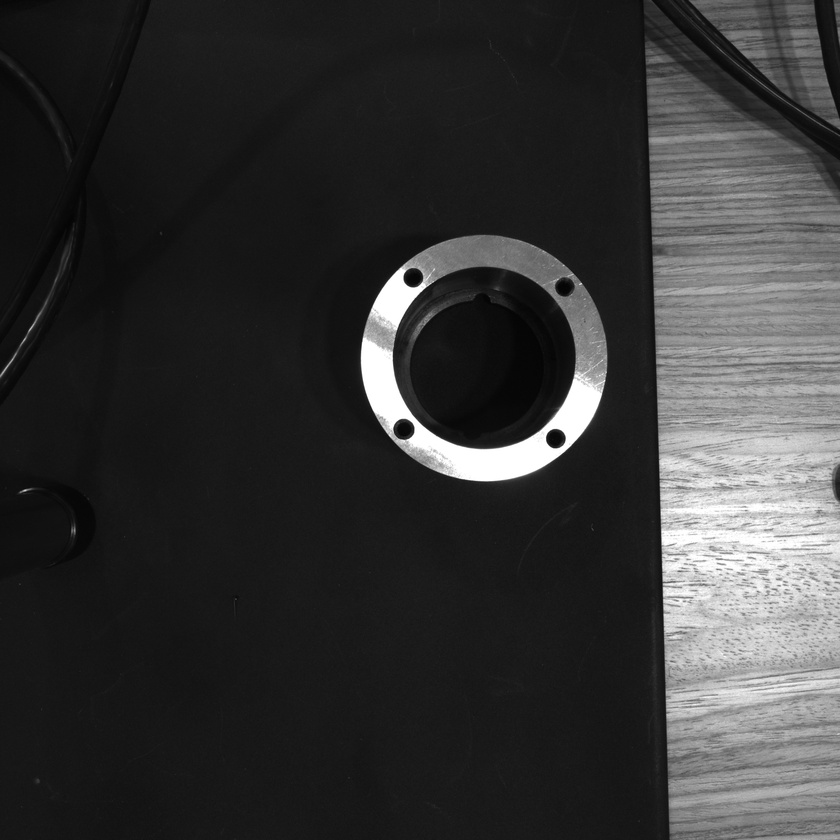
#> input picture tools/right.jpg, 840 x 840 px, shrunk from 5120 x 5120 before the run
$ python measure.py
#> lines starting #> are read from the running program, lines starting #| are printed output that depends on the picture; after the words box and inside, x2 and y2 are one past the last pixel; in counts of white or black regions, pixels touching at a corner belong together; long printed decimals are rounded
import cv2
import numpy as np
import math

# 读取灰度图
img = cv2.imread("tools/right.jpg", cv2.IMREAD_GRAYSCALE)
#> img is the input picture: shape (840, 840); min 3, max 255, mean 53.8

# 高斯模糊去噪
blur = cv2.GaussianBlur(img, (5, 5), 0)

# Canny 边缘检测
edges = cv2.Canny(blur, 50, 150)
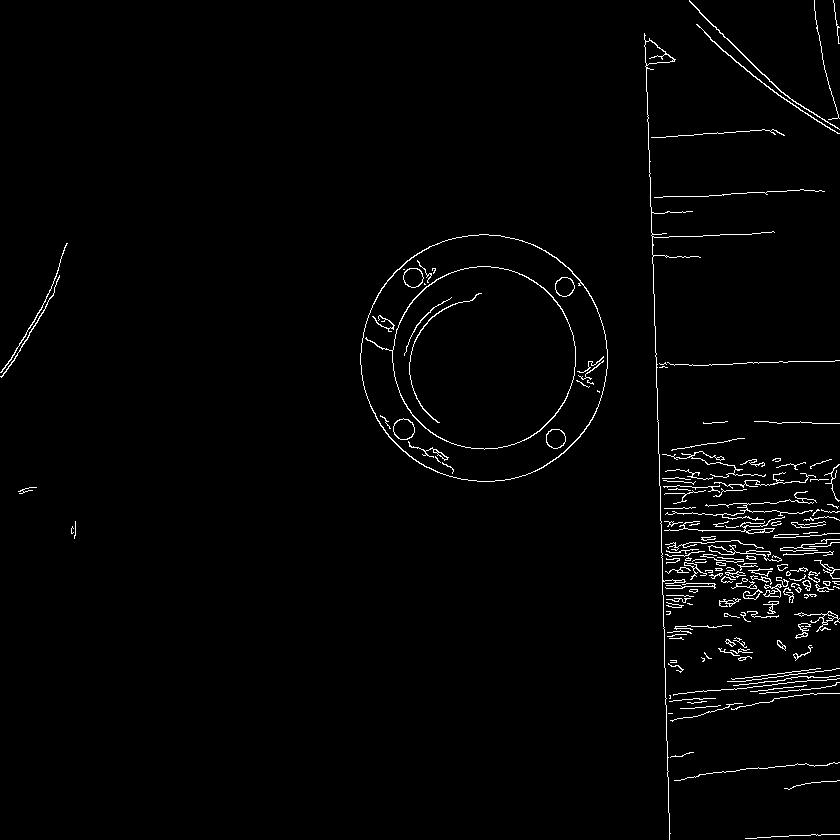
#> edges: shape (840, 840); 1.7% white in thin lines or dots

# 轮廓提取
# contours, _ = cv2.findContours(edges, cv2.RETR_EXTERNAL, cv2.CHAIN_APPROX_NONE)
# print(contours)
# 轮廓提取（用 RETR_TREE 保留内外轮廓关系）
contours, hierarchy = cv2.findContours(edges, cv2.RETR_TREE, cv2.CHAIN_APPROX_NONE)
#> contours = 218 contours, 168 with area under 20; largest, box (x1, y1, x2, y2) and area: (360, 234, 608, 482) 47828, (360, 234, 608, 482) 47621, (365, 266, 576, 450) 26240, (392, 266, 576, 450) 26072, (644, 33, 775, 840) 466

max_radius = 0
best_contour = None
best_center = None

for c in contours:
    pts = np.array(c, dtype=np.float32).reshape(-1, 2)
    center, radius = cv2.minEnclosingCircle(pts)
    if radius > max_radius:
        max_radius = radius
        best_contour = c
        best_center = center
#> this loop made 218 passes
#> (radius, max_radius, best_center) on passes 1, 3, 14, 174, 177, 210: (47.04, 47.04, (792, 836)), (82.99, 82.99, (756.5, 771)), (83.43, 83.43, (756, 686.5)), (86.01, 86.01, (753, 361)), (124.4, 124.4, (483.8, 357.6)), (403.2, 403.2, (656.5, 436))
#> (center, radius) on passes 2, 4, 5, 6, 7, 8: ((811.5, 784), 27.79), ((681.5, 754.5), 11.77), ((670, 713), 2), ((700, 706.5), 20.06), ((706, 711.5), 36.99), ((696.5, 701.5), 9.51)
#> after the loop, best_contour = contour of 2171 points, box (x1, y1, x2, y2) (644, 33, 775, 840), area 466; max_radius = 403.2

# 用最小二乘法拟合圆（亚像素）
# 把轮廓点转成 float
# 亚像素优化
pts = np.array(best_contour, dtype=np.float32).reshape(-1, 1, 2)
#> pts = 2171 rows, first 8: [644, 33], [644, 34], [644, 35], [644, 36], [644, 37], [644, 38], [644, 39], [645, 40]
criteria = (cv2.TERM_CRITERIA_EPS + cv2.TERM_CRITERIA_MAX_ITER, 30, 0.01)
cv2.cornerSubPix(img, pts, (5,5), (-1,-1), criteria)
pts = pts.reshape(-1, 2)
#> pts = 2171 pairs, first value 644 to 774, second value 33 to 834.2
center, radius = cv2.minEnclosingCircle(pts)
#> center = (656.7, 433.6); radius = 400.8

# 在原图上画结果
output = cv2.cvtColor(img, cv2.COLOR_GRAY2BGR)
cv2.circle(output, (int(center[0]), int(center[1])), int(radius), (0, 0, 255), 2)
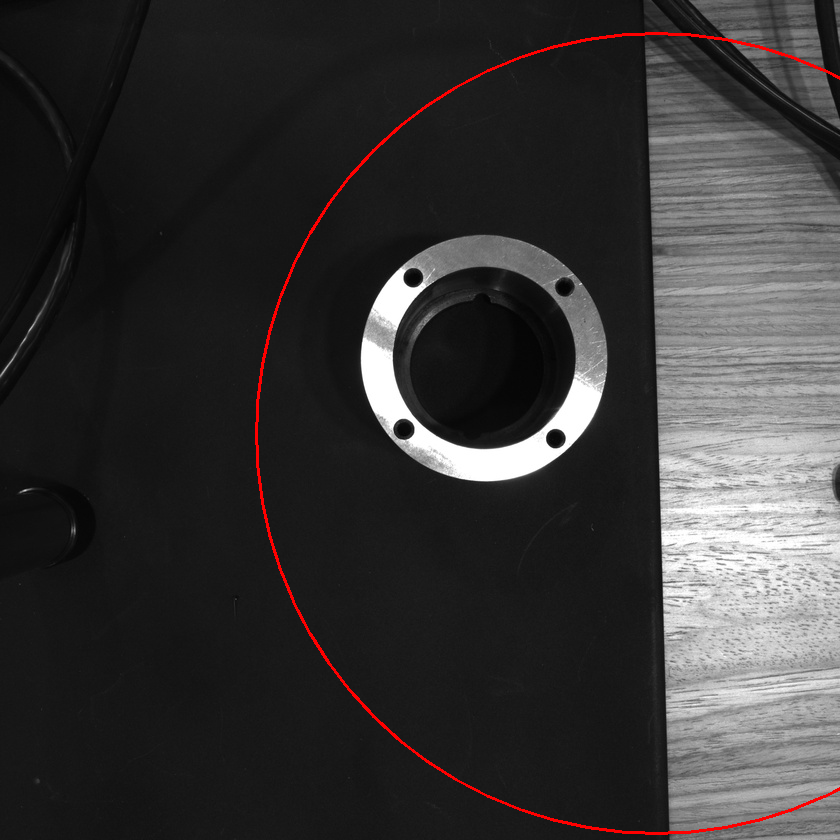
#> output: shape (840, 840, 3); 0.68% of pixels changed, all inside (x1, y1, x2, y2) = (255, 32, 840, 835)
cv2.circle(output, (int(center[0]), int(center[1])), 2, (0, 255, 0), -1)
#> output: shape (840, 840, 3); under 0.01% of pixels changed, all inside (x1, y1, x2, y2) = (654, 431, 659, 436)

# 保存结果
cv2.imwrite("outer_circle_fit.png", output)

print(center, radius)
#| (656.722, 433.623) 400.825

$ run again, with tools/left.jpg copied over tools/right.jpg
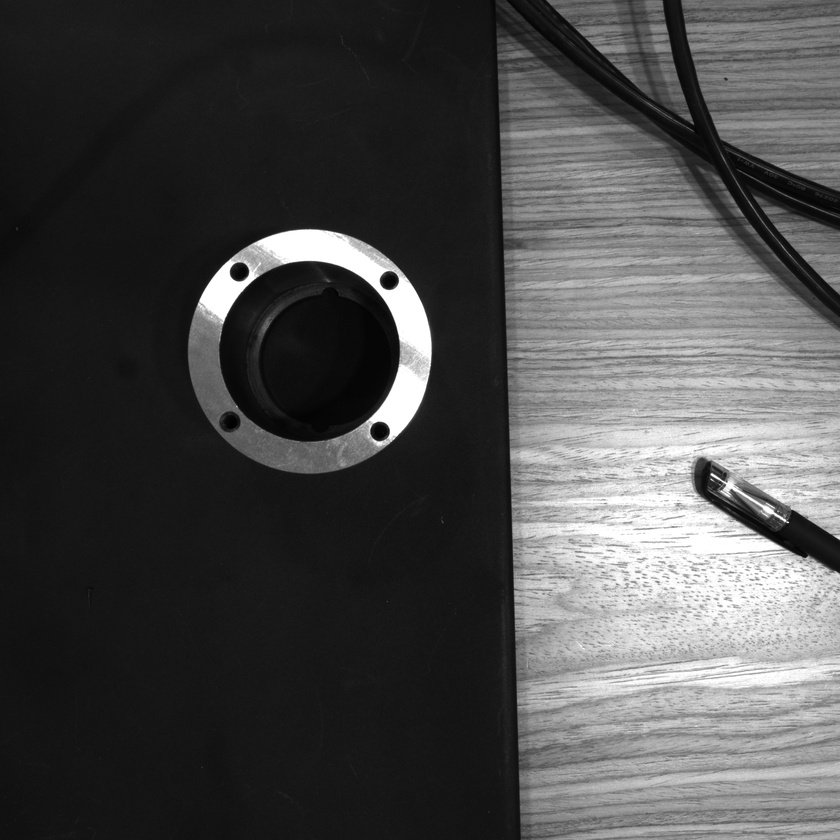
#> input picture tools/left.jpg, 840 x 840 px, shrunk from 5120 x 5120 before the run
#> img is the input picture: shape (840, 840); min 0, max 255, mean 75.4
#> `edges = cv2.Canny(blur, 50, 150)`:
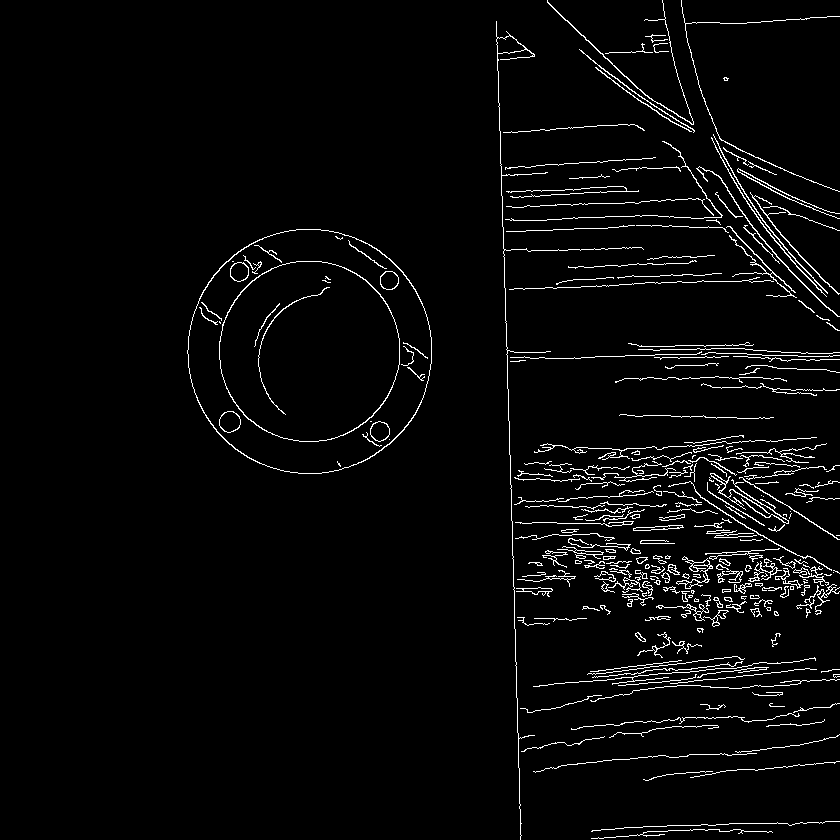
#> edges: shape (840, 840); 3.3% white in thin lines or dots, all inside (x1, y1, x2, y2) = (187, 0, 840, 840)
#> contours = 381 contours, 281 with area under 20; largest, box (x1, y1, x2, y2) and area: (187, 229, 432, 474) 46865, (187, 229, 432, 474) 46659, (219, 261, 400, 442) 25662, (219, 261, 400, 442) 25506, (496, 21, 644, 840) 382
#> the loop `for c in contours:` made 381 passes
#> (radius, max_radius, best_center) on passes 1, 2, 17, 25, 377: (90.55, 90.55, (681.5, 835)), (124.1, 124.1, (715, 826)), (124.9, 124.9, (714.5, 689.5)), (141.7, 141.7, (674, 672)), (409.2, 409.2, (508, 430))
#> after the loop `for c in contours:`: best_contour = contour of 2252 points, box (x1, y1, x2, y2) (496, 21, 644, 840), area 382; max_radius = 409.2
#> `pts = np.array(best_contour, dtype=np.float32).reshape(-1, 1, 2)`: pts = 2252 rows, first 8: [496, 21], [496, 22], [496, 23], [496, 24], [496, 25], [496, 26], [496, 27], [496, 28]
#> `pts = pts.reshape(-1, 2)`: pts = 2252 pairs, first value 495.8 to 643, second value 23.59 to 835.6
#> `center, radius = cv2.minEnclosingCircle(pts)`: center = (508.1, 429.6); radius = 406.2
#> `cv2.circle(output, (int(center[0]), int(center[1])), int(radius), (0, ..`:
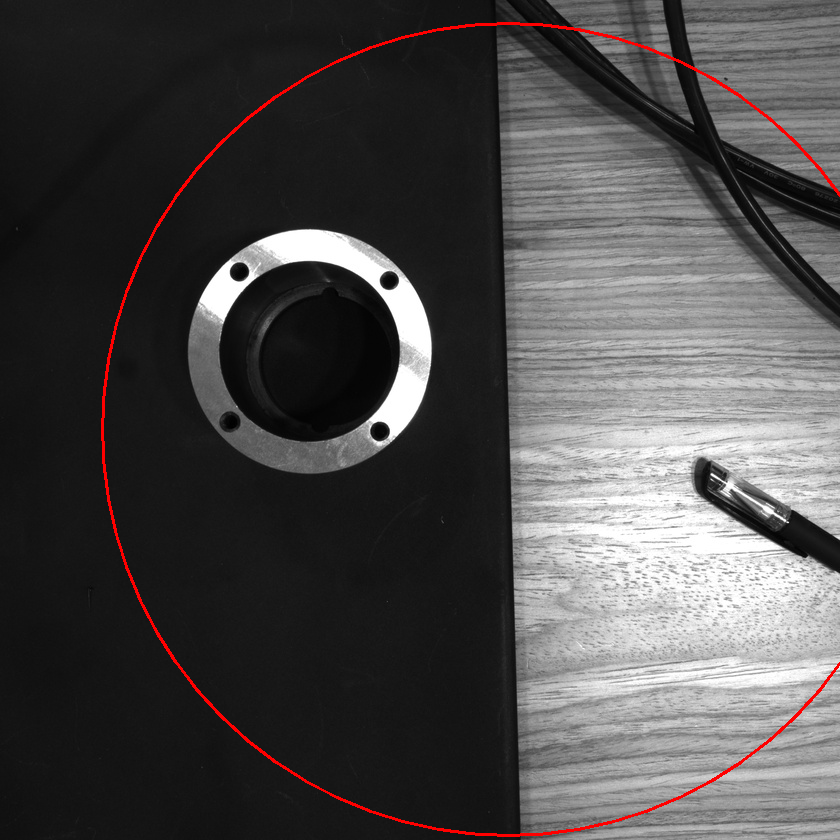
#> output: shape (840, 840, 3); 0.88% of pixels changed, all inside (x1, y1, x2, y2) = (101, 22, 840, 837)
#| (508.096, 429.593) 406.195
